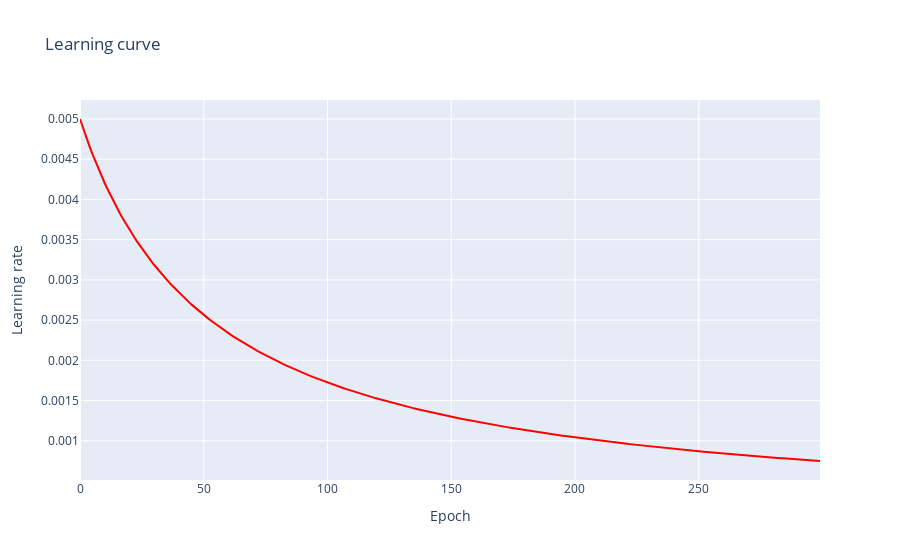

Source (notebook cell):
### Code cell
trace0=go.Scatter(
            y=lrs,
            x=epochs,
            mode='lines',
            marker=dict(
            color="red",
            size=5,
            opacity=0.5
            )
    )
        

data=[trace0]
figure=go.Figure(
            data=data,
            layout=go.Layout(
                title="Learning curve",
                yaxis=dict(title="Learning rate"),
                xaxis=dict(title="Epoch"),
                legend=dict(
                    x=1,
                    y=1,
                    traceorder="normal",
                    font=dict(
                        family="sans-serif",
                        size=12,
                        color="black"
                    ),
                bgcolor=None


            )))
iplot(figure)

### Figure 1 — Plotly figure (JSON) as saved in the notebook; plotly's stock layout.template omitted (floating-point values rounded to 4 significant figures; data arrays with more than 128 entries replaced by an {"elided": "..."} marker saying what was removed)
{"data": [{"marker": {"color": "red", "opacity": 0.5, "size": 5}, "mode": "lines", "type": "scatter", "x": {"elided": "300 int values"}, "y": {"elided": "300 float values"}}], "layout": {"legend": {"font": {"color": "black", "family": "sans-serif", "size": 12}, "traceorder": "normal", "x": 1, "y": 1}, "title": {"text": "Learning curve"}, "xaxis": {"title": {"text": "Epoch"}}, "yaxis": {"title": {"text": "Learning rate"}}}}
